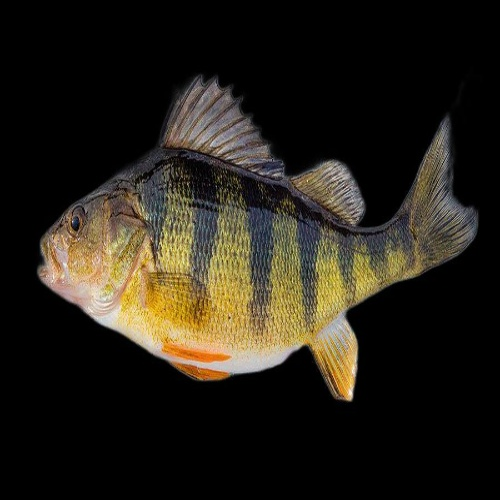
#> input picture 5.jpg, 500 x 500 px
$ python HienThiShape.py
#> lines starting #> are read from the running program, lines starting #| are printed output that depends on the picture
import cv2
import numpy as np
from skimage import feature

def process_image(image_path):
    # Đọc ảnh từ đường dẫn
#> called with image_path = '5.jpg'
    img = cv2.imread(image_path)
#> img is the input picture: shape (500, 500, 3); mean B, G, R 24.2, 33.8, 38.5

    # Chuyển đổi ảnh thành kích thước 496x496
    resized_img = cv2.resize(img, (496, 496))

    # Trích xuất tính năng HOG
    gray_img = cv2.cvtColor(resized_img, cv2.COLOR_BGR2GRAY)
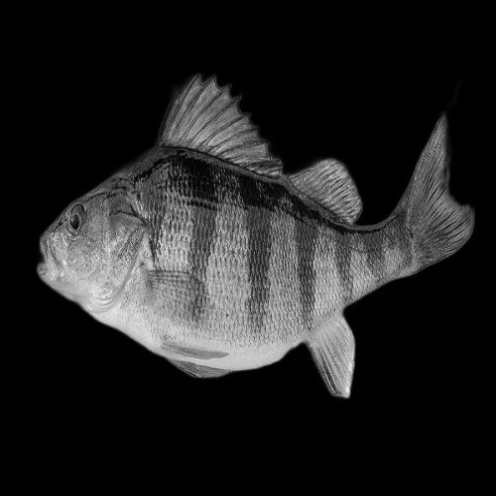
#> gray_img: shape (496, 496); min 0, max 241, mean 34
    hog_features = feature.hog(gray_img, orientations=9, pixels_per_cell=(8, 8),
                                cells_per_block=(2, 2), transform_sqrt=True, block_norm="L2")

    # Trích xuất tính năng HSV
    hsv_img = cv2.cvtColor(resized_img, cv2.COLOR_BGR2HSV)
#> hsv_img: shape (496, 496, 3); mean H, S, V 15.5, 32.4, 38.9

    # Trích xuất tính năng RGB
    rgb_features = resized_img.flatten()

    return hog_features, hsv_img, rgb_features

# Thí dụ sử dụng hàm process_image với một đường dẫn ảnh cụ thể
image_path = "5.jpg"
hog_features, hsv_img, rgb_features = process_image(image_path)

print("HOG features shape:", hog_features.shape)
#| HOG features shape: (133956,)
print("HSV image shape:", hsv_img.shape)
#| HSV image shape: (496, 496, 3)
print("RGB features shape:", rgb_features.shape)
#| RGB features shape: (738048,)

$ run again, with 121.jpg copied over 5.jpg
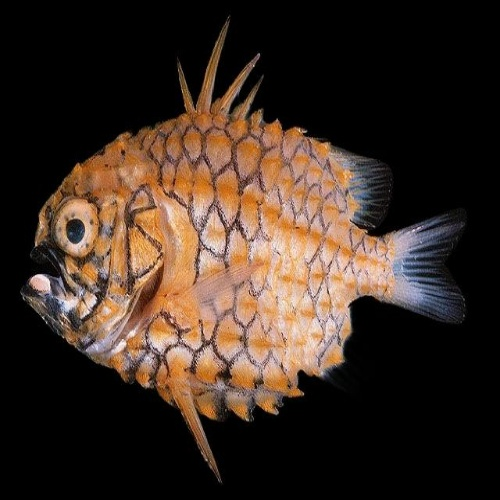
#> input picture 121.jpg, 500 x 500 px
#> in process_image, img is the input picture: shape (500, 500, 3); mean B, G, R 35.8, 45.6, 60.8
#> in process_image, `gray_img = cv2.cvtColor(resized_img, cv2.COLOR_BGR2GRAY)`:
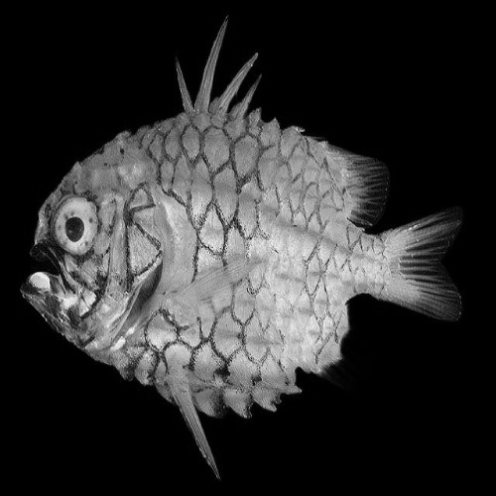
#> gray_img: shape (496, 496); min 0, max 242, mean 48.9
#> hsv_img: shape (496, 496, 3); mean H, S, V 13.8, 51, 61.4
#| HOG features shape: (133956,)
#| HSV image shape: (496, 496, 3)
#| RGB features shape: (738048,)
